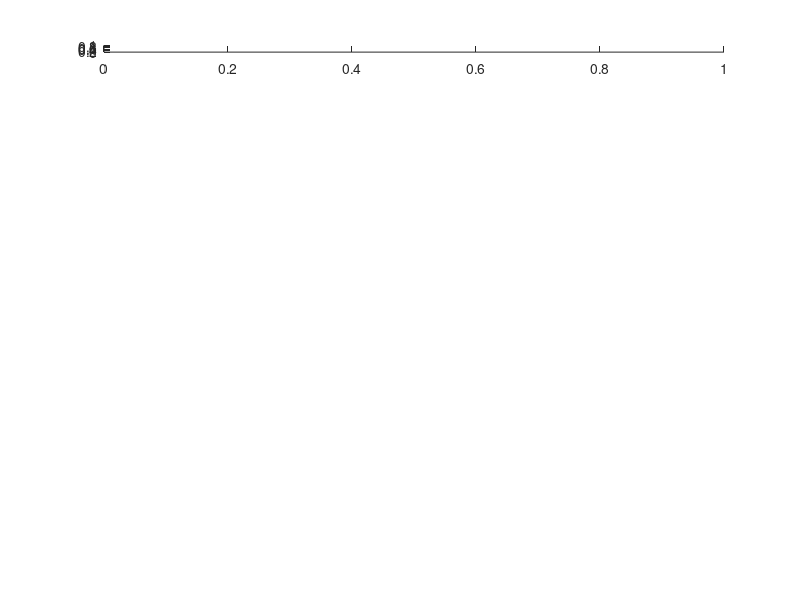

Here is the MATLAB script that generated this plot: (Note: this script raises an error after producing the figure.)
for P=(1:10),
    fprintf('**********************************************************\n');
    fprintf('**********************************************************\n');
    fprintf('**********************************************************\n');
    fprintf('Experiment no. %d\n', P);
    subplot(13,1,P);   
    pok6;
end;

subplot(13,1,11);   plot(X(1:end));
subplot(13,1,12);   plot(Y(1:end));
subplot(13,1,13);   plot(Z(1:end));
